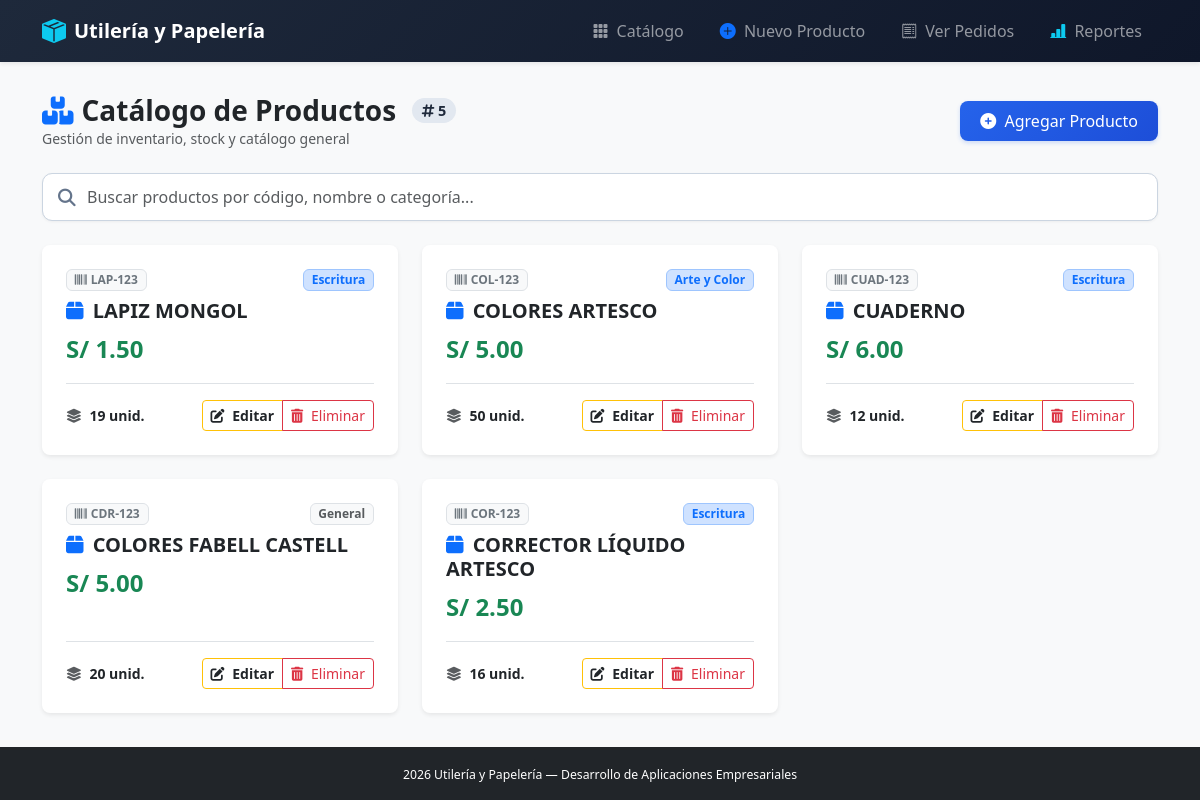
Page /utileria/ on the earlier database version.
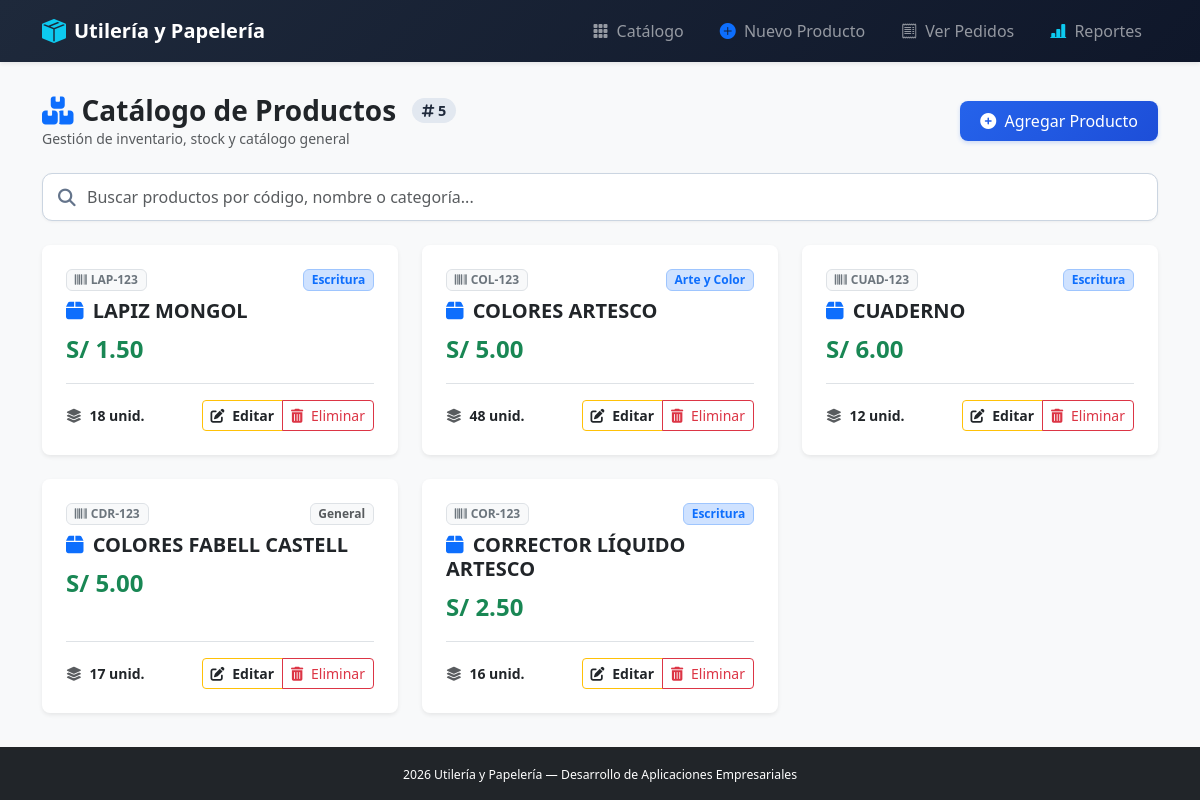
Same page on the later database version.
### utileria/models.py (models this page shows, shortened)
class Producto(models.Model):  # ENTIDAD PRINCIPAL
    codigo = models.CharField(max_length=20)
    nombre = models.CharField(max_length=100)
    precio = models.DecimalField(max_digits=10, decimal_places=2)
    stock = models.IntegerField()  # CAMPO ENTERO QUE SE DESCUENTA CON F()
    categoria = models.ForeignKey(
        Categoria,
        on_delete=models.PROTECT,
        related_name='productos',
        null=True,
        blank=True
    )

class Categoria(models.Model):
    nombre = models.CharField(max_length=100)
    descripcion = models.TextField(blank=True, null=True)

### utileria/views.py (the view)
# urls.py: path("", views.producto_list, name="producto_list"),
def producto_list(request):
    productos = Producto.objects.select_related('categoria', 'ficha_tecnica').all()
    return render(request, "utileria/producto_list.html", {"productos": productos})

### utileria/templates/utileria/producto_list.html (shortened to what this page needs)
{% extends 'utileria/base.html' %}
{% block content %}
<div class="d-flex justify-content-between align-items-center mb-4">
    <div>
        <h3 class="fw-bold text-dark m-0 d-flex align-items-center gap-2">
            <i class="fas fa-boxes-stacked text-primary"></i>
            Catálogo de Productos
            <span class="counter-badge ms-2">
                <i class="fas fa-hashtag"></i> {{ productos|length }}
            </span>
        </h3>
        <p class="text-muted small m-0">Gestión de inventario, stock y catálogo general</p>
    </div>
    <a href="{% url 'utileria:producto_create' %}" class="btn btn-primary-custom text-decoration-none">
        <i class="fas fa-plus-circle me-1"></i> Agregar Producto
    </a>
</div>
<div class="search-box">
    <span class="search-icon">
        <i class="fas fa-search"></i>
    </span>
    <input
        type="text"
        id="searchInput"
        class="form-control"
        placeholder="Buscar productos por código, nombre o categoría..."
    >
</div>
<div class="row row-cols-1 row-cols-md-3 g-4" id="itemsContainer">
    {% for producto in productos %}
        <div class="col item-card"
             data-name="{{ producto.nombre|lower }}"
             data-code="{{ producto.codigo|lower|default:'' }}"
             data-category="{{ producto.categoria.nombre|lower|default:'' }}">
            {% include 'utileria/_producto_card.html' %}
        </div>
    {% endfor %}
</div>
{% endblock %}

### utileria/templates/utileria/_producto_card.html
<div class="card card-item h-100 shadow-sm border-0 rounded-3 overflow-hidden">
    <div class="card-body p-4 d-flex flex-column justify-content-between">
        <div>
            <div class="d-flex justify-content-between align-items-center mb-2">
                {% if producto.codigo %}
                    <span class="badge bg-light text-secondary border">
                        <i class="fas fa-barcode me-1"></i>{{ producto.codigo }}
                    </span>
                {% endif %}
                {% if producto.categoria %}
                    <span class="badge bg-primary-subtle text-primary border border-primary-subtle fw-semibold">
                        {{ producto.categoria.nombre }}
                    </span>
                {% else %}
                    <span class="badge bg-light text-muted border">General</span>
                {% endif %}
            </div>
            <h5 class="card-title fw-bold text-dark mb-2">
                <i class="fas fa-box text-primary me-1"></i> {{ producto.nombre|upper }}
            </h5>
            <p class="card-text mb-3">
                <span class="fs-4 fw-bold text-success">S/ {{ producto.precio|floatformat:2 }}</span>
            </p>
        </div>
        <div>
            <div class="d-flex justify-content-between align-items-center pt-3 border-top">
                <span class="small text-muted">
                    <i class="fas fa-layer-group me-1"></i>
                    <strong class="{% if producto.stock < 5 %}text-danger{% else %}text-dark{% endif %}">
                        {{ producto.stock|default:"0" }} unid.
                    </strong>
                </span>
                <div class="btn-group">
                    <a href="{% url 'utileria:producto_update' producto.id %}" class="btn btn-sm btn-outline-warning text-dark fw-semibold" title="Editar">
                        <i class="fas fa-edit me-1"></i> Editar
                    </a>
                    <a href="{% url 'utileria:producto_delete' producto.id %}" class="btn btn-sm btn-outline-danger" title="Eliminar">
                        <i class="fas fa-trash-alt me-1"></i> Eliminar
                    </a>
                </div>
            </div>
        </div>
    </div>
</div>

Differences in the rows shown:
changed Producto "LAPIZ MONGOL": stock "19" → "18"
changed Producto "COLORES ARTESCO": stock "50" → "48"
changed Producto "COLORES FABELL CASTELL": stock "20" → "17"
